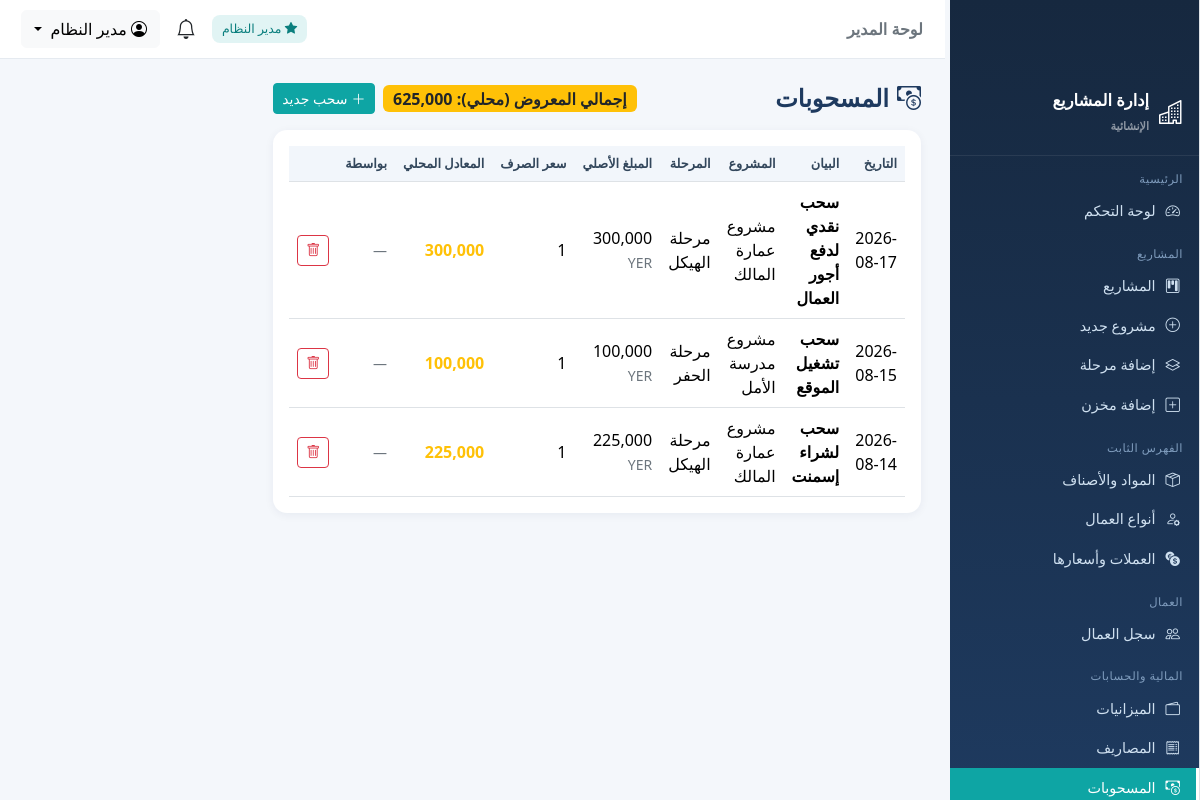
Page /withdrawals (signed in) on the committed database.
### tables this page shows
CREATE TABLE users (
  id INTEGER PRIMARY KEY AUTOINCREMENT,
  username VARCHAR(100) NOT NULL UNIQUE,
  password_hash VARCHAR(255) NOT NULL,
  full_name VARCHAR(200) NOT NULL,
  role TEXT NOT NULL DEFAULT 'supervisor',
  project_id INT DEFAULT NULL ,
  phone VARCHAR(50) DEFAULT NULL,
  is_active INTEGER DEFAULT 1,
  created_at TIMESTAMP DEFAULT CURRENT_TIMESTAMP,
  CONSTRAINT fk_user_project FOREIGN KEY (project_id) REFERENCES projects(id) ON DELETE SET NULL
);

CREATE TABLE withdrawals (
  id INTEGER PRIMARY KEY AUTOINCREMENT,
  project_id INT NOT NULL,
  phase_id INT DEFAULT NULL,
  description VARCHAR(255) DEFAULT NULL,
  amount DECIMAL(18,3) NOT NULL DEFAULT 0,
  currency_id INT NOT NULL,
  exchange_rate DECIMAL(18,6) NOT NULL DEFAULT 1,
  amount_local DECIMAL(18,3) NOT NULL DEFAULT 0,
  withdraw_date DATE NOT NULL,
  created_by INT DEFAULT NULL,
  created_at TIMESTAMP DEFAULT CURRENT_TIMESTAMP,
  CONSTRAINT fk_wd_proj FOREIGN KEY (project_id) REFERENCES projects(id) ON DELETE CASCADE,
  CONSTRAINT fk_wd_phase FOREIGN KEY (phase_id) REFERENCES phases(id) ON DELETE SET NULL,
  CONSTRAINT fk_wd_cur FOREIGN KEY (currency_id) REFERENCES currencies(id),
  CONSTRAINT fk_wd_user FOREIGN KEY (created_by) REFERENCES users(id) ON DELETE SET NULL
);

CREATE TABLE projects (
  id INTEGER PRIMARY KEY AUTOINCREMENT,
  name VARCHAR(200) NOT NULL,
  code VARCHAR(50) DEFAULT NULL,
  location VARCHAR(200) DEFAULT NULL,
  start_date DATE DEFAULT NULL,
  end_date DATE DEFAULT NULL,
  status TEXT DEFAULT 'active',
  description TEXT,
  created_at TIMESTAMP DEFAULT CURRENT_TIMESTAMP
);

CREATE TABLE phases (
  id INTEGER PRIMARY KEY AUTOINCREMENT,
  project_id INT NOT NULL,
  name VARCHAR(200) NOT NULL,
  description TEXT,
  start_date DATE DEFAULT NULL,
  end_date DATE DEFAULT NULL,
  status TEXT DEFAULT 'active',
  created_at TIMESTAMP DEFAULT CURRENT_TIMESTAMP,
  CONSTRAINT fk_phases_project FOREIGN KEY (project_id) REFERENCES projects(id) ON DELETE CASCADE
);

CREATE TABLE currencies (
  id INTEGER PRIMARY KEY AUTOINCREMENT,
  code VARCHAR(10) NOT NULL UNIQUE,
  name_ar VARCHAR(100) NOT NULL,
  rate_to_local DECIMAL(18,6) NOT NULL DEFAULT 1 ,
  is_local INTEGER NOT NULL DEFAULT 0,
  created_at TIMESTAMP DEFAULT CURRENT_TIMESTAMP
);

### finance.py (the view)
@finance_bp.route('/withdrawals')
@require_roles('admin', 'supervisor')
def list_withdrawals():
    spid = scope_project_id()
    sql = """SELECT w.*, p.name AS project_name, ph.name AS phase_name, c.code AS cur_code,
                    u.full_name AS created_by_name
             FROM withdrawals w
             JOIN projects p ON p.id=w.project_id
             LEFT JOIN phases ph ON ph.id=w.phase_id
             JOIN currencies c ON c.id=w.currency_id
             LEFT JOIN users u ON u.id=w.created_by
             WHERE 1=1"""
    params = []
    if spid:
        sql += " AND w.project_id=%s"
        params.append(spid)
    sql += " ORDER BY w.withdraw_date DESC, w.id DESC"
    items = db_query(sql, params)
    return render_template('withdrawals/list.html', items=items)

### app.py (called while the page is built)
@app.context_processor
def inject_globals():
    u = g.get('current_user')
    unread = 0
    if u:
        unread = db.db_query("SELECT COUNT(*) AS c FROM notifications WHERE user_id=%s AND is_read=0",
                             (u['id'],), one=True)['c']
    return {
        'cur_user': u,
        'is_admin': is_admin(),
        'scope_pid': scope_project_id(),
        'unread_count': unread,
        'today': date.today(),
        'money': db.money,
        'cur_name': lambda cid: (db.cur_by_id(cid) or {}).get('name_ar', ''),
        'cur_code': lambda cid: (db.cur_by_id(cid) or {}).get('code', ''),
        'APP_NAME': 'نظام إدارة المشاريع الإنشائية',
    }

### auth.py (called while the page is built)
def current_user():
    uid = session.get('user_id')
    if not uid:
        return None
    return db_query("SELECT * FROM users WHERE id=%s", (uid,), one=True)

@auth_bp.before_app_request
def load_user():
    g.current_user = current_user()

def require_login(fn):
    @wraps(fn)
    def wrapper(*args, **kwargs):
        if not session.get('user_id'):
            return redirect(url_for('auth.login', next=request.path))
        return fn(*args, **kwargs)
    return wrapper

def require_roles(*roles):
    def deco(fn):
        @wraps(fn)
        @require_login
        def wrapper(*args, **kwargs):
            u = g.get('current_user')
            if not u or u['role'] not in roles:
                flash('ليست لديك صلاحية الوصول إلى هذه الصفحة', 'warning')
                return redirect(url_for('dashboard.index'))
            return fn(*args, **kwargs)
        return wrapper
    return deco

def is_admin():
    u = g.get('current_user')
    return bool(u and u['role'] == 'admin')

def scope_project_id():
    u = g.get('current_user')
    if not u or u['role'] == 'admin':
        return None
    return u['project_id']

### db.py (called while the page is built)
def _translate_sql(sql):
    out, i, n = [], 0, len(sql)
    in_str, quote = False, None
    while i < n:
        ch = sql[i]
        if in_str:
            out.append(ch)
            if ch == quote:
                in_str = False
            i += 1; continue
        if ch in ("'", '"'):
            in_str = True; quote = ch; out.append(ch); i += 1; continue
        if ch == '%' and i + 1 < n and sql[i + 1] == 's':
            out.append('?'); i += 2; continue
        out.append(ch); i += 1
    text = ''.join(out)
    text = re.sub(r"(\w+)\s*<=>\s*\?",
                  r"(\1 IS ? OR (\1 IS NULL AND ? IS NULL))",
                  text)
    return text

### templates/withdrawals/list.html (shortened to what this page needs)
{% extends 'base.html' %}
{% block content %}
<div class="d-flex justify-content-between align-items-center mb-3 flex-wrap gap-2">
  <h4 class="page-title mb-0"><i class="bi bi-cash-coin me-2"></i>المسحوبات</h4>
  <div class="d-flex gap-2 align-items-center">
    {% set total = items|sum(attribute='amount_local') %}
    <span class="badge bg-warning text-dark fs-6">إجمالي المعروض (محلي): {{ money(total) }}</span>
    <a class="btn btn-sm btn-primary" href="{{ url_for('finance.add_withdrawal') }}"><i class="bi bi-plus-lg me-1"></i>سحب جديد</a>
  </div>
</div>
<div class="card p-3">
  <div class="table-responsive">
  <table class="table table-hover align-middle mb-0">
    <thead><tr><th>التاريخ</th><th>البيان</th><th>المشروع</th><th>المرحلة</th><th>المبلغ الأصلي</th><th>سعر الصرف</th><th>المعادل المحلي</th><th>بواسطة</th><th class="text-end"></th></tr></thead>
    <tbody>
    {% for w in items %}
      <tr>
        <td>{{ w.withdraw_date }}</td>
        <td class="fw-semibold">{{ w.description or '—' }}</td>
        <td>{{ w.project_name }}</td>
        <td>{{ w.phase_name or '—' }}</td>
        <td>{{ money(w.amount) }} <small class="text-secondary">{{ w.cur_code }}</small></td>
        <td>{{ w.exchange_rate }}</td>
        <td class="fw-semibold text-warning">{{ money(w.amount_local) }}</td>
        <td class="small text-secondary">{{ w.created_by_name or '—' }}</td>
        <td class="text-end">
          {% if is_admin %}
          <form method="post" action="{{ url_for('finance.delete_withdrawal', wid=w.id) }}" onsubmit="return confirm('حذف السحب؟')">
            <button class="btn btn-sm btn-outline-danger"><i class="bi bi-trash"></i></button>
          </form>
          {% endif %}
        </td>
      </tr>
    {% else %}<tr><td colspan="9" class="text-center text-secondary py-4">لا توجد مسحوبات مسجلة</td></tr>{% endfor %}
    </tbody>
  </table>
  </div>
</div>
{% endblock %}

### templates/base.html (shortened to what this page needs)
{% set role = cur_user.role if cur_user else '' %}
<!doctype html>
<html lang="ar" dir="rtl">
<head>
  <link href="https://cdn.jsdelivr.net/npm/bootstrap@5.3.3/dist/css/bootstrap.rtl.min.css" rel="stylesheet">
  <link href="https://cdn.jsdelivr.net/npm/bootstrap-icons@1.11.3/font/bootstrap-icons.min.css" rel="stylesheet">
</head>
<body>
  {% if cur_user %}
  <div id="wrapper" class="d-flex">
    <aside class="sidebar" id="sidebar">
      <div class="brand"><i class="bi bi-buildings fs-4"></i><span>إدارة المشاريع<br><small class="text-white-50"
            style="font-size:.7rem">الإنشائية</small></span></div>
      <div class="nav-section">الرئيسية</div>
      <a class="nav-item {{ 'active' if request.endpoint=='dashboard.index' }}"
        href="{{ url_for('dashboard.index') }}"><i class="bi bi-speedometer2"></i> لوحة التحكم</a>
      <div class="nav-section">المشاريع</div>
      <a class="nav-item {{ 'active' if request.endpoint in ['projects.list_projects','projects.view_project','projects.add_project','projects.edit_project'] }}"
        href="{{ url_for('projects.list_projects') }}"><i class="bi bi-kanban"></i> المشاريع</a>
      {% if is_admin %}
      <a class="nav-item" href="{{ url_for('projects.add_project') }}"><i class="bi bi-plus-circle"></i> مشروع جديد</a>
      <a class="nav-item" href="{{ url_for('projects.add_phase') }}"><i class="bi bi-layers"></i> إضافة مرحلة</a>
      {% endif %}
      <a class="nav-item" href="{{ url_for('projects.add_warehouse') }}"><i class="bi bi-plus-square"></i> إضافة
        مخزن</a>
      <div class="nav-section">الفهرس الثابت</div>
      <a class="nav-item {{ 'active' if request.endpoint.startswith('catalog.list_materials') }}"
        href="{{ url_for('catalog.list_materials') }}"><i class="bi bi-box-seam"></i> المواد والأصناف</a>
      <a class="nav-item {{ 'active' if request.endpoint.startswith('catalog.list_worker_types') }}"
        href="{{ url_for('catalog.list_worker_types') }}"><i class="bi bi-person-gear"></i> أنواع العمال</a>
      {% if is_admin %}
      <a class="nav-item {{ 'active' if request.endpoint.startswith('catalog.list_currencies') }}"
        href="{{ url_for('catalog.list_currencies') }}"><i class="bi bi-currency-exchange"></i> العملات وأسعارها</a>
      {% endif %}
      <div class="nav-section">العمال</div>
      <a class="nav-item {{ 'active' if request.endpoint.startswith('workers.') }}"
        href="{{ url_for('workers.list_workers') }}"><i class="bi bi-people"></i> سجل العمال</a>
      <div class="nav-section">المالية والحسابات</div>
      <a class="nav-item {{ 'active' if request.endpoint.startswith('finance.list_budgets') }}"
        href="{{ url_for('finance.list_budgets') }}"><i class="bi bi-wallet2"></i> الميزانيات</a>
      <a class="nav-item {{ 'active' if request.endpoint.startswith('finance.list_expenses') }}"
        href="{{ url_for('finance.list_expenses') }}"><i class="bi bi-receipt"></i> المصاريف</a>
      <a class="nav-item {{ 'active' if request.endpoint.startswith('finance.list_withdrawals') }}"
        href="{{ url_for('finance.list_withdrawals') }}"><i class="bi bi-cash-coin"></i> المسحوبات</a>
    </aside>
    <div class="flex-grow-1 main-wrap">
      <nav class="topbar">
        <div>
          <span class="fw-bold text-secondary">{{ 'لوحة المدير' if is_admin else 'لوحة المشرف' }}</span>
        </div>
        <div class="d-flex align-items-center gap-3">
          {% if is_admin %}<span class="badge-soft"><i class="bi bi-star-fill"></i> مدير النظام</span>{% endif %}
          <a class="position-relative text-dark text-decoration-none"
            href="{{ url_for('notifications.list_notifications') }}" title="الإشعارات">
            <i class="bi bi-bell fs-5"></i>
          </a>
          <div class="dropdown">
            <button class="btn btn-light dropdown-toggle" data-bs-toggle="dropdown">
              <i class="bi bi-person-circle me-1"></i>{{ cur_user.full_name }}
            </button>
          </div>
        </div>
      </nav>
      <main class="container-fluid p-4">
        {% block content %}{% endblock %}
      </main>
    </div>
  </div>
  {% else %}
  {% block auth_content %}{% endblock %}
  {% endif %}
</body>
</html>

### templates/base.html (style rules this page uses)
.sidebar { position: fixed !important; top: 0 !important; left: 0 !important; bottom: 0 !important; width: 250px !important; height: 100vh !important; overflow-y: auto !important; background-color: #f8f9fa !important; border-right: 1px solid #dee2e6 !important; padding-top: 70px !important; z-index: 1000 !important; scrollbar-width: thin; scrollbar-color: #c1c1c1 transparent; }
main { margin-left: 250px !important; width: calc(100% - 250px) !important; max-width: calc(100% - 250px) !important; flex: 0 0 auto !important; padding-top: 20px !important; }
:root { --primary: #1e3a5f; --accent: #0ea5a4; --light: #f4f7fb; --sidebar-w: 255px; }
* { font-family: "Segoe UI", Tahoma, Arial, sans-serif; }
body { background: var(--light); }
#wrapper { min-height: 100vh; }
.sidebar { width: var(--sidebar-w); background: linear-gradient(180deg, #16283f, #1e3a5f); min-height: 100vh; position: fixed; right: 0; top: 0; z-index: 1040; color: #cfe0f0; transition: .25s; overflow-y: auto; }
.sidebar .brand { display: flex; align-items: center; gap: 10px; padding: 18px 16px; border-bottom: 1px solid rgba(255, 255, 255, .08); color: #fff; font-weight: 700; font-size: 1.02rem; }
.sidebar .nav-section { font-size: .72rem; color: #7f9cbd; padding: 14px 16px 4px; letter-spacing: .5px; }
.sidebar a.nav-item { display: flex; align-items: center; gap: 10px; padding: 9px 16px; color: #cfe0f0; text-decoration: none; font-size: .9rem; border-right: 3px solid transparent; }
.sidebar a.nav-item.active { background: var(--accent); color: #fff; border-right-color: #fff; }
.topbar { background: #fff; border-bottom: 1px solid #e5eaf0; padding: 10px 22px; display: flex; align-items: center; justify-content: space-between; position: sticky; top: 0; z-index: 1030; }
.main-wrap { margin-right: var(--sidebar-w); }
.card { border: 0; border-radius: 14px; box-shadow: 0 2px 10px rgba(20, 40, 80, .06); }
.badge-soft { background: rgba(14, 165, 164, .12); color: #0b7f7e; padding: 5px 10px; border-radius: 8px; font-size: .78rem; }
.table thead th { background: #f2f6fb; color: #33475c; font-size: .8rem; white-space: nowrap; }
.table td { vertical-align: middle; }
.page-title { font-weight: 700; color: var(--primary); }
.btn-primary { background: var(--accent); border-color: var(--accent); }

### rows in the picture
users: full_name "مدير النظام"
withdrawals: withdraw_date "2026-08-17", description "سحب نقدي لدفع أجور العمال", project_name "مشروع عمارة المالك", name "مرحلة الهيكل", amount "300,000", cur_code "YER", exchange_rate "1", amount_local "300,000", created_by_name "—"
withdrawals: withdraw_date "2026-08-15", description "سحب تشغيل الموقع", project_name "مشروع مدرسة الأمل", name "مرحلة الحفر", amount "100,000", cur_code "YER", exchange_rate "1", amount_local "100,000", created_by_name "—"
withdrawals: withdraw_date "2026-08-14", description "سحب لشراء إسمنت", project_name "مشروع عمارة المالك", name "مرحلة الهيكل", amount "225,000", cur_code "YER", exchange_rate "1", amount_local "225,000", created_by_name "—"

### other values in the picture
{{ 'لوحة المدير' if is_admin else 'لوحة المشرف' }} "لوحة المدير"
{{ money(total) }} "625,000"
